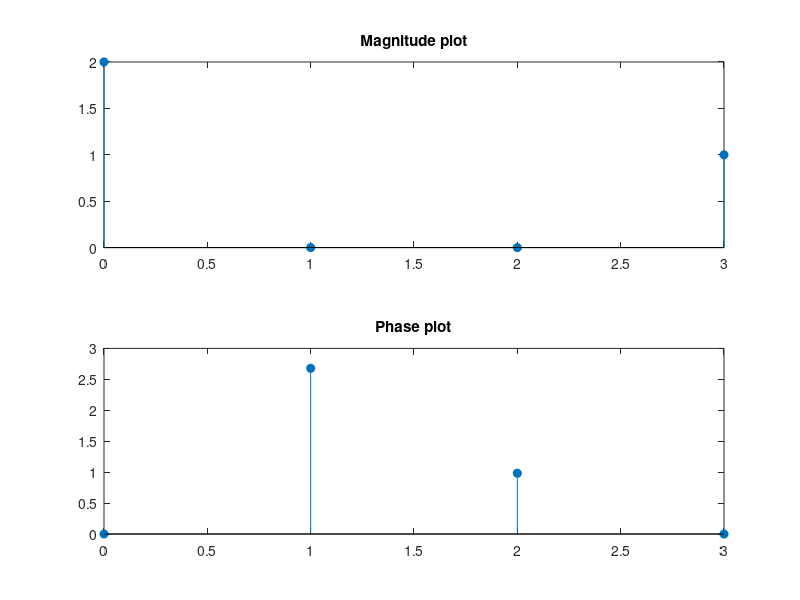

This figure's MATLAB source:
%%%  IDFT  %%%  
clc;
clear all;
close all;

X = [3, 2+1j, 1, 2-1j];   
N = length(X);

x = zeros(1, N);

for n = 0:N-1
    for k = 0:N-1
        x(n+1) = x(n+1) + (1/N)*X(k+1)*exp(1j*2*pi*k*n/N);
    end
end

disp('IDFT of signal x is:');
disp(x);

k = 0:N-1;
figure;
subplot(2,1,1);
stem(k, abs(x), 'filled');
title('Magnitude plot');
subplot(2,1,2);
stem(k, angle(x), 'filled');
title('Phase plot');
